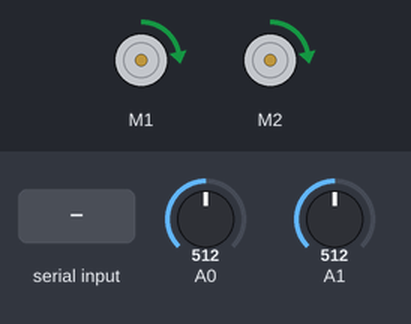
Recording of a sketch running on a simulated Arduino Uno, built with avr-gcc and run on an emulated ATmega328P. Parts: 2 × DC motor (green arrow = forward, orange = backward, longer = faster). The inputs (shaded band) are chosen by the test bench; at power-on: A0 = 512, A1 = 512. What the sketch prints to the serial monitor is not drawn.

Above: at 1.2 s.
1.3 s: "L\n" received over Serial
At 2.0 s:
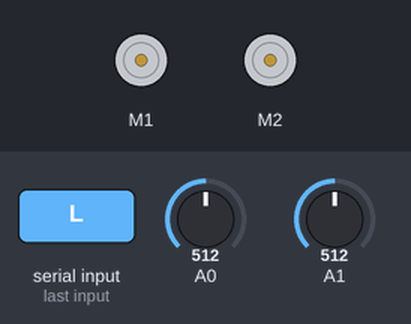
2.9 s: "l90\n" received over Serial
At 3.3 s:
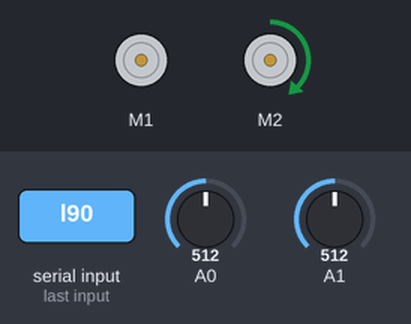
4.5 s: A0 set to 582
6.0 s: A0 set to 601
9.0 s: A1 set to 530
Timing chart, 0 to 12.0 s (numbered marks = the images above; inputs shaded):
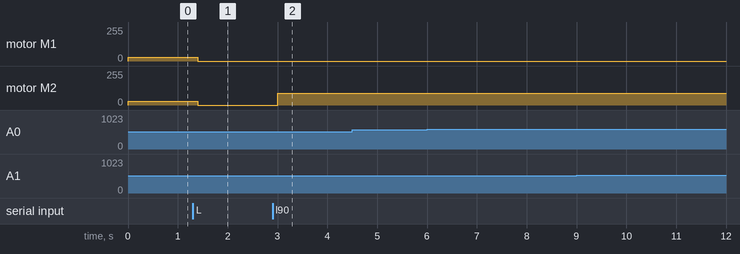

The sketch:

lab4.ino
```cpp
#include <Wire.h>
#include <Adafruit_MotorShield.h>
#include "utility/Adafruit_MS_PWMServoDriver.h"
Adafruit_MotorShield AFMS = Adafruit_MotorShield();
Adafruit_DCMotor *RightMotor = AFMS.getMotor(1); // Right Motor
Adafruit_DCMotor *LeftMotor = AFMS.getMotor(2); // Left Motor

// Motor Code Variables

int RSPin = 0;
int LSPin = 0;
int RSvalue = 0;
int LSvalue = 0;
int turn_delay = 10;
int base_speed = 30;

int RmotorSpeed;
int LmotorSpeed;
int currentError;
int previousError = 0;
unsigned long currentMillis;
unsigned long previousMillis = 0;

int k1 = 0.02;
int k2 = 0.03;

// Serial Input Work

const byte numChars = 32;
char caseData = 'p';
char inputData[numChars]; // an array to store the received data

boolean newData = false;

// Override var - true when directly setting motor speeds, and not via PID
boolean oride = false;
int cvals[4] = {0,0,0,0};

void setup() {
  AFMS.begin();
  Serial.begin(9600);
  Serial.println("<Arduino is ready>");
}


void loop() {
  // Read Serial input, if any
  recvWithEndMarker();
  parseNewData();
  k1 = cvals[0];
  k2 = cvals[1];

  /// Do motor things
  RSvalue = analogRead(A0);
  LSvalue = analogRead(A1);
  currentError = LSvalue - (RSvalue+20);

  // left value is  > than right by 12~20
  Serial.print("Right Value: ");
  Serial.print(RSvalue);
  Serial.print (" | Left Value: ");
  Serial.print(LSvalue);
  Serial.print (" | Error: ");
  Serial.println(currentError);

  currentMillis = millis();
  /// move forward
  if (currentError < 3){
    RmotorSpeed = base_speed;
    LmotorSpeed = base_speed;
  }

//  /// stop the line-follower robot
//  if (error > 0 && error < 3){
//    RmotorSpeed = 0;
//    LmotorSpeed = 0;
//  }

  if(oride) {
    LmotorSpeed = cvals[2]; // Directly set left motor speed
    RmotorSpeed = cvals[3]; // Directly set right motor speed
  }
  else {
    RmotorSpeed = base_speed + (k1*currentError + k2*((currentError-previousError)/(currentMillis - previousMillis)));
    LmotorSpeed = base_speed - (k1*currentError + k2*((currentError-previousError)/(currentMillis - previousMillis)));
  }

  RightMotor->setSpeed(RmotorSpeed);
  LeftMotor->setSpeed(LmotorSpeed);
  RightMotor->run(FORWARD);
  LeftMotor->run(FORWARD);

  previousMillis = currentMillis;
  previousError = currentError;
}

void recvWithEndMarker() {
  static byte ndx = 0;
  char endMarker = '\n';
  char rc;
  while (Serial.available() > 0 && newData == false) {
    rc = Serial.read();
    if (rc != endMarker) {
      if (ndx == 0) {
        caseData = rc;
      }
      else {
        inputData[ndx-1] = rc;
      }
      ndx++;
      if (ndx > numChars) {
        ndx = numChars - 1;
      }
    }
    else {
      inputData[ndx-1] = '\0'; // terminate the string
      ndx = 0;
      newData = true;
    }
  }
}

void parseNewData() {
  if (newData == true) {
    // Debugs input values
    // Serial.print("This just in ... ");
    // Serial.println(inputData);

    int zoomy = atoi(inputData);
    newData = false;
    switch(caseData) {
      case 'p': case 'P':
        Serial.print("Proportional input");
        Serial.println(zoomy);
        cvals[0] = zoomy;
        break;
      case 'd': case 'D':
        Serial.println("Derivate input");
        Serial.println(zoomy);
        cvals[1] = zoomy;
        break;
      case 'l': case 'L':
        oride = true;
        Serial.println("Left motor input");
        Serial.println(zoomy);
        cvals[2] = zoomy;
        break;
      case 'r': case 'R':
        Serial.println("Right motor input");
        Serial.println(zoomy);
        cvals[3] = zoomy;
        break;
      case 's': case 'S':
        Serial.println("O god o fuck");
        oride = true;
        cvals[0] = zoomy;
        cvals[1] = zoomy;
        cvals[2] = zoomy;
        cvals[3] = zoomy;
        break;
      case 'g': case 'G':
        Serial.println("O god o fuck");
        oride = false;
        cvals[0] = zoomy;
        cvals[1] = zoomy;
        cvals[2] = zoomy;
        cvals[3] = zoomy;
        break;
      default:
        Serial.println("Something screwed up.");
        cvals[0] = zoomy;
        cvals[1] = zoomy;
        cvals[2] = zoomy;
        cvals[3] = zoomy;
        break;
    }
  }
}
```

Measured:
- after the input at 1.3 s, motor M1, motor M2: forward 30/255 → stopped after 0.10 s
- after the input at 2.9 s, motor M2: stopped → forward 90/255 after 0.11 s
- after the input at 4.5 s, every drawn part: stays the same
- after the input at 6.0 s, every drawn part: stays the same
- after the input at 9.0 s, every drawn part: stays the same
